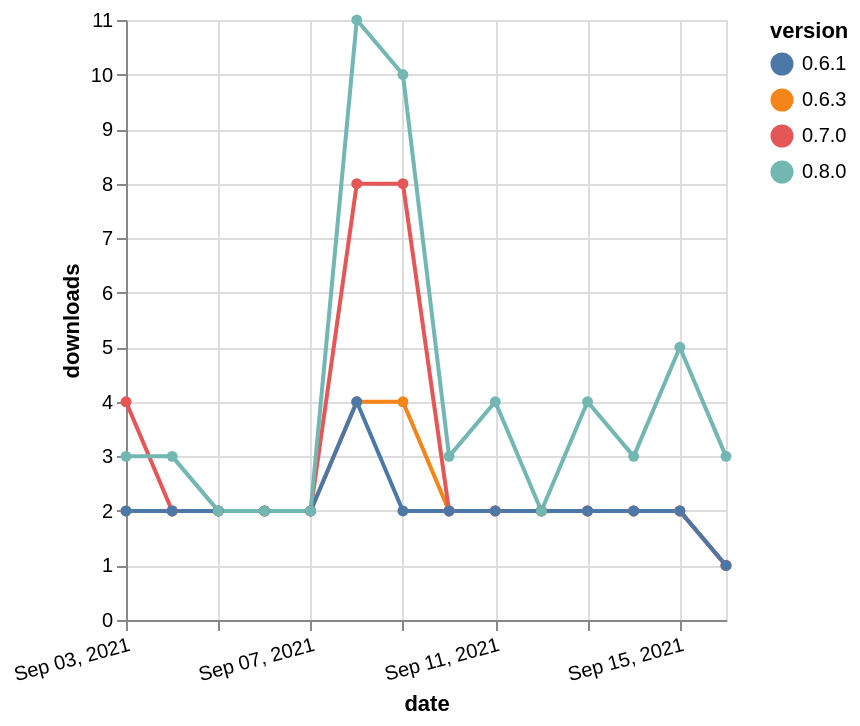

Vega-Lite specification stored for this chart:
### Vega-Lite specification from a JSON file in a GitHub repository (floating-point values rounded to 4 significant figures)
{"$schema": "https://vega.github.io/schema/vega-lite/v5.json", "description": "A simple bar chart with embedded data.", "data": {"values": [{"date": "2021-09-03", "total": 3058, "delta": 2, "version": "0.6.3"}, {"date": "2021-09-04", "total": 3060, "delta": 2, "version": "0.6.3"}, {"date": "2021-09-05", "total": 3062, "delta": 2, "version": "0.6.3"}, {"date": "2021-09-06", "total": 3064, "delta": 2, "version": "0.6.3"}, {"date": "2021-09-07", "total": 3066, "delta": 2, "version": "0.6.3"}, {"date": "2021-09-08", "total": 3070, "delta": 4, "version": "0.6.3"}, {"date": "2021-09-09", "total": 3074, "delta": 4, "version": "0.6.3"}, {"date": "2021-09-10", "total": 3076, "delta": 2, "version": "0.6.3"}, {"date": "2021-09-11", "total": 3078, "delta": 2, "version": "0.6.3"}, {"date": "2021-09-12", "total": 3080, "delta": 2, "version": "0.6.3"}, {"date": "2021-09-13", "total": 3082, "delta": 2, "version": "0.6.3"}, {"date": "2021-09-14", "total": 3084, "delta": 2, "version": "0.6.3"}, {"date": "2021-09-15", "total": 3086, "delta": 2, "version": "0.6.3"}, {"date": "2021-09-16", "total": 3087, "delta": 1, "version": "0.6.3"}, {"date": "2021-09-03", "total": 5106, "delta": 4, "version": "0.7.0"}, {"date": "2021-09-04", "total": 5108, "delta": 2, "version": "0.7.0"}, {"date": "2021-09-05", "total": 5110, "delta": 2, "version": "0.7.0"}, {"date": "2021-09-06", "total": 5112, "delta": 2, "version": "0.7.0"}, {"date": "2021-09-07", "total": 5114, "delta": 2, "version": "0.7.0"}, {"date": "2021-09-08", "total": 5122, "delta": 8, "version": "0.7.0"}, {"date": "2021-09-09", "total": 5130, "delta": 8, "version": "0.7.0"}, {"date": "2021-09-10", "total": 5132, "delta": 2, "version": "0.7.0"}, {"date": "2021-09-11", "total": 5134, "delta": 2, "version": "0.7.0"}, {"date": "2021-09-12", "total": 5136, "delta": 2, "version": "0.7.0"}, {"date": "2021-09-13", "total": 5138, "delta": 2, "version": "0.7.0"}, {"date": "2021-09-14", "total": 5140, "delta": 2, "version": "0.7.0"}, {"date": "2021-09-15", "total": 5142, "delta": 2, "version": "0.7.0"}, {"date": "2021-09-16", "total": 5143, "delta": 1, "version": "0.7.0"}, {"date": "2021-09-03", "total": 2860, "delta": 2, "version": "0.6.1"}, {"date": "2021-09-04", "total": 2862, "delta": 2, "version": "0.6.1"}, {"date": "2021-09-05", "total": 2864, "delta": 2, "version": "0.6.1"}, {"date": "2021-09-06", "total": 2866, "delta": 2, "version": "0.6.1"}, {"date": "2021-09-07", "total": 2868, "delta": 2, "version": "0.6.1"}, {"date": "2021-09-08", "total": 2872, "delta": 4, "version": "0.6.1"}, {"date": "2021-09-09", "total": 2874, "delta": 2, "version": "0.6.1"}, {"date": "2021-09-10", "total": 2876, "delta": 2, "version": "0.6.1"}, {"date": "2021-09-11", "total": 2878, "delta": 2, "version": "0.6.1"}, {"date": "2021-09-12", "total": 2880, "delta": 2, "version": "0.6.1"}, {"date": "2021-09-13", "total": 2882, "delta": 2, "version": "0.6.1"}, {"date": "2021-09-14", "total": 2884, "delta": 2, "version": "0.6.1"}, {"date": "2021-09-15", "total": 2886, "delta": 2, "version": "0.6.1"}, {"date": "2021-09-16", "total": 2887, "delta": 1, "version": "0.6.1"}, {"date": "2021-09-03", "total": 4942, "delta": 3, "version": "0.8.0"}, {"date": "2021-09-04", "total": 4945, "delta": 3, "version": "0.8.0"}, {"date": "2021-09-05", "total": 4947, "delta": 2, "version": "0.8.0"}, {"date": "2021-09-06", "total": 4949, "delta": 2, "version": "0.8.0"}, {"date": "2021-09-07", "total": 4951, "delta": 2, "version": "0.8.0"}, {"date": "2021-09-08", "total": 4962, "delta": 11, "version": "0.8.0"}, {"date": "2021-09-09", "total": 4972, "delta": 10, "version": "0.8.0"}, {"date": "2021-09-10", "total": 4975, "delta": 3, "version": "0.8.0"}, {"date": "2021-09-11", "total": 4979, "delta": 4, "version": "0.8.0"}, {"date": "2021-09-12", "total": 4981, "delta": 2, "version": "0.8.0"}, {"date": "2021-09-13", "total": 4985, "delta": 4, "version": "0.8.0"}, {"date": "2021-09-14", "total": 4988, "delta": 3, "version": "0.8.0"}, {"date": "2021-09-15", "total": 4993, "delta": 5, "version": "0.8.0"}, {"date": "2021-09-16", "total": 4996, "delta": 3, "version": "0.8.0"}]}, "width": "container", "mark": {"type": "line", "point": {"filled": true}}, "encoding": {"x": {"field": "date", "type": "temporal", "timeUnit": "yearmonthdate", "title": "date", "axis": {"labelAngle": -15}}, "y": {"field": "delta", "type": "quantitative", "title": "downloads"}, "color": {"field": "version", "type": "nominal"}, "tooltip": {"field": "delta"}}}
